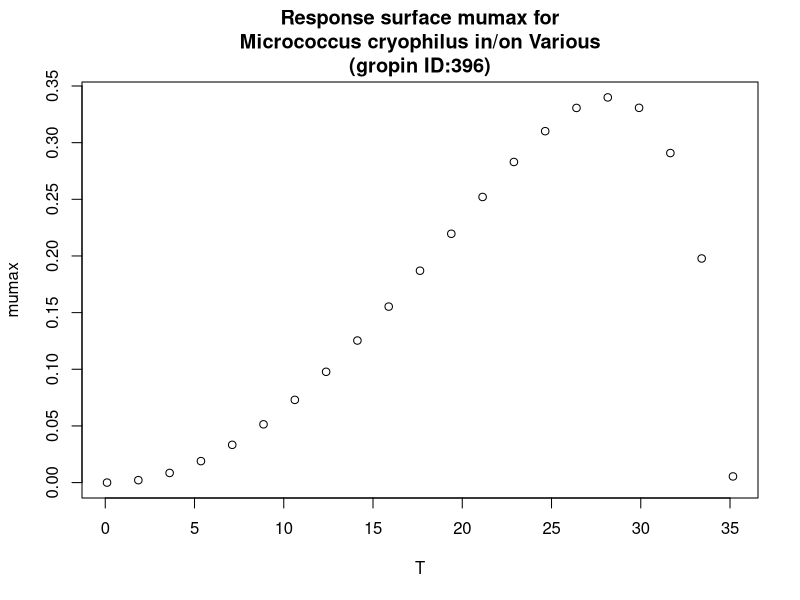

Generate this figure with R:
#############################
# start of Parameter script
#############################
T <- seq(0.1001,35.1648351648352,length.out=21)
#############################
# end of Parameter script
#############################
############################# 
# start of Model script Gropin ID 396 
#############################
 
# constant coefficients for this model
 
variables <- data.frame(T)
argumentsPar <- expand.grid(variables)
 
# heart of the model
response_surface <- function(T) {
   mumax <-(3.4*(10^-1)*(T-35.2)*((T-0.1)^2))/((28.3-0.1)*((28.3-0.1)*(T-28.3)-(28.3-35.2)*(28.3+0.1-2*T)))

return(mumax=mumax)
} 

# output parameters
responseSurface <- cbind(argumentsPar,response_surface(argumentsPar['T']))
colnames(responseSurface) <- c(colnames(argumentsPar),'mumax')
#############################
# End of Model script
#############################
############################# 
# start of Visualisation script Gropin ID 396 
#############################
plot(T,responseSurface$'mumax',xlab='T',
                          ylab='mumax',main='Response surface mumax for
Micrococcus cryophilus in/on Various
(gropin ID:396)')
#############################
# End of Visualisation script
#############################
